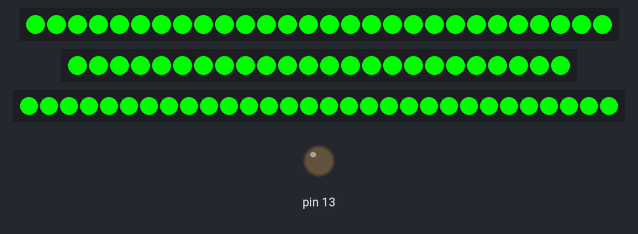
Bench run of a sketch on a simulated Arduino Uno, built with avr-gcc and run on an emulated ATmega328P. Parts: 28 RGB LEDs in strip order, left to right, 24 RGB LEDs in strip order, left to right, 30 RGB LEDs in strip order, left to right, output pins drawn as LEDs (lit = HIGH). Dim RGB values are drawn brighter than linear; random numbers use the default seed unless the sketch sets one.

Above: at 0.19 s.
At 3.01 s:
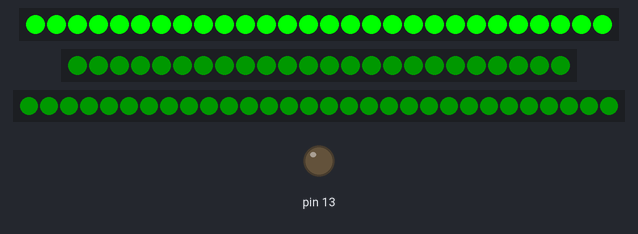

The sketch:

revealVideo.ino
```cpp
#include <Wire.h>
#include <Adafruit_NeoPixel.h>

#define PINA 5
#define PINB 6
#define PINC 7

Adafruit_NeoPixel driveStrip = Adafruit_NeoPixel(30, PINA, NEO_GRB + NEO_KHZ800); //Shows Drive State (omni, not omni)
Adafruit_NeoPixel stripA = Adafruit_NeoPixel(28, PINB, NEO_GRB + NEO_KHZ800); //Shows Shoot Cycle (rollers, hold ball, shoot ready, shooting)
Adafruit_NeoPixel stripC = Adafruit_NeoPixel(24, PINC, NEO_GRB + NEO_KHZ800); //Shows IR fieldpos and line detected

#include "utilities.h"
#include "animations.h"

Animation* animationDrive;
Animation* animationA;
Animation* animationC;


//The setup of most of the code
void setup()
{
	animationA = new Steady(stripA.Color(0,255,0),0,stripA);

	//animationA = new Pixelate(stripA.Color(0,255,0),stripA.Color(0,0,255),5,stripA);
	animationC = new FadePulse(stripC.Color(0,255,0),0,stripC);
	animationDrive = new FadePulse(driveStrip.Color(0,255,0),0,driveStrip);


	//animationA = new PixThree(stripA.Color(255,0,0),stripA.Color(255,255,255),stripA.Color(0,0,255),10,stripA);
	//animationC = new PixThree(stripC.Color(255,0,0),stripC.Color(255,255,255),stripC.Color(0,0,255),10,stripC);
	//animationDrive = new PixThree(driveStrip.Color(255,0,0),driveStrip.Color(255,255,255),driveStrip.Color(0,0,255),10,driveStrip);

	//animationC = new Pixelate(stripC.Color(0,255,0),stripC.Color(0,0,255),0,stripC);
	//animationDrive = new Pixelate(driveStrip.Color(0,255,0),driveStrip.Color(0,0,255),0,driveStrip);


	//animationA = new Rainbow(10,stripA);
	//nimationC = new Rainbow(10,stripC);
	//animationDrive = new Rainbow(10,driveStrip);


	pinMode(13,OUTPUT);
	pinMode(PINA,OUTPUT);
	pinMode(PINB,OUTPUT);
	pinMode(PINC,OUTPUT);

	stripA.begin();
	stripA.show();
	stripC.begin();
	stripC.show();
	driveStrip.begin();
	driveStrip.show();

}

void loop()
{
	delay(animationA->sleepTime);
	bool completed = animationA->update();
	delay(animationC->sleepTime);
	bool completedC = animationC->update();
	delay(animationDrive->sleepTime);
	bool completedD = animationDrive->update();
}
```

animations.h
```cpp
class Animation {
	public:
		virtual void setup() = 0;
		virtual bool update() = 0;
		int sleepTime;

};

class Bounce : public Animation
{
	 uint32_t color;
  int x;
  int width;
  int wt;
  bool reverse;
  Adafruit_NeoPixel& strip;
  int t;
  //Adafruit_NeoPixel stp;

public:
  Bounce(uint32_t c, int del, Adafruit_NeoPixel& stp): strip(stp), x(0), width(15), wt(12) {
    sleepTime = del;
    color = c;
    reverse = false;

  }

  void setup() {
    fillStrip(strip.Color(0,0,0),strip);
    strip.show();
  }

  bool update() {
    if(!reverse) {
      strip.setPixelColor(x, color);
      strip.setPixelColor(x-width, 0);
      x++;
      strip.show();
      if(x>= strip.numPixels()+15) reverse = true;
      //  Serial.print("FORWAD"); (strip.numPixels()+wt)
    }
    else { //second half of bounce
      strip.setPixelColor(x, color);
      strip.setPixelColor(x+width, 0);
      x--;
      //Serial.print(x);
      strip.show();
      if(x < -15) {
        return true;
      }
    }
    return false;
  }
};

class Pixelate : public Animation
{
	uint32_t c;
	uint32_t cc;
	Adafruit_NeoPixel& strip;
	int t;
public:
  Pixelate(uint32_t color, uint32_t colors, int del, Adafruit_NeoPixel& stp): strip(stp)
  {
    c=color;
	cc=colors;
    sleepTime=del;

  }

  void setup() {
    fillStrip(strip.Color(0,0,0),strip);
    strip.show();
  }

  bool update(){
    int picks=0;
    int pnum[strip.numPixels()];
    int px;

    while(picks<strip.numPixels())
    {

      bool isPicked = false;
      while(!isPicked)
      {
        px=random(0,strip.numPixels()+1);
        if(pnum[px]==1)
        {
          isPicked=true;
		  picks++;
          pnum[px]=0;
		  strip.setPixelColor(px,cc);
		  break;
        }
        if(pnum[px]!=1)
        {
          picks++;
          pnum[px]=1;
          isPicked=true;
		  strip.setPixelColor(px,c);
          break;
        }
      }

      strip.show();
      delay(sleepTime);
    }
    return true;
  }
};

class FadePulse : public Animation
{
  uint32_t c;
  int curBright;
  static const int amountStep = 4;
  bool forward;
  Adafruit_NeoPixel& strip;
  int t;

public:
  FadePulse(uint32_t color, uint8_t wait, Adafruit_NeoPixel& stp): strip(stp) {
    c = color;
    sleepTime = wait;
    forward = true;
    curBright = 250;

  }
  void setup() {
    fillStrip(strip.Color(0,0,0),strip);
    strip.show();
  }
  bool update() {

    fillStrip(c, curBright,strip);
    if(forward) {
      curBright += amountStep;
      if(curBright >= 255) {
        curBright = 255;
        forward = false;
      }
    }
    else {
      curBright -= amountStep;
      if(curBright <= 0) {
        forward = true;
        curBright = 0;
		return true;
      }
    }
	//i++;
    strip.show();
    return false;

  }
};

class Scanner : public Animation {
  uint32_t c;
  byte r;
  byte g;
  byte b;
   Adafruit_NeoPixel& strip;
  uint8_t pulseHead;
  int t;
public:
  Scanner(uint32_t co, uint8_t wait, Adafruit_NeoPixel& stp): strip(stp) {
    c=co;
    sleepTime=wait;
    pulseHead = 0;
    r= (byte)(c >> 16);
    g = (byte)(c >>  8);
    b = (byte) c;


  }
  void setup() {

  }
  bool update()
  {
      for(uint8_t i=0; i<strip.numPixels(); ++i) {
        uint8_t divisor = 0;
        uint8_t distance = abs(i - pulseHead);
        if      (distance <= 2) divisor = 1;
        else if (distance <= 4) divisor = 2;
        else if (distance <= 6) divisor = 4;
        else if (distance <= 8) divisor = 8;
        else divisor = 16;
        strip.setPixelColor(i, r/divisor, g/divisor, b/divisor);
      }
      pulseHead++;
      strip.show();
	  if(pulseHead>=strip.numPixels()+16)
	  {
		pulseHead=0;
	  }
    return pulseHead > strip.numPixels();
  }

};
class Rainbow : public Animation {

   uint16_t i, j;
   Adafruit_NeoPixel& strip;
   int t;

public:
  Rainbow(uint8_t wait, Adafruit_NeoPixel& stp): strip(stp)
  {
    sleepTime=wait;
  }

  void setup() {
    fillStrip(strip.Color(0,0,0),strip);
    strip.show();
  }

	bool update()
	{
	for(j=0; j<256; j++) {
		for(i=0; i<strip.numPixels(); i++) {
			strip.setPixelColor(i, Flag((i+j) & 255,strip));
		}
    strip.show();
    delay(sleepTime);
	}
	return true;
    }

};
class PixThree : public Animation {
  uint32_t r, w, b;
  Adafruit_NeoPixel& strip;
  int t;

public:
  PixThree(uint32_t red, uint32_t white, uint32_t blue,uint8_t wait, Adafruit_NeoPixel& stp): strip(stp)
  {
    sleepTime=wait;
	r=red;
	w=white;
	b=blue;


  }

  void setup() {
    fillStrip(strip.Color(0,0,0),strip);
    strip.show();
  }

	bool update()
	{
	int picks=0;
    int pnum[strip.numPixels()];
    int px;
    while(picks<strip.numPixels())
    {

      bool isPicked = false;
      while(!isPicked)
      {
        px=random(0,strip.numPixels()+1);
        if(pnum[px]==1)
        {
          isPicked=true;

          pnum[px]=0;
		  if(picks%3==0)strip.setPixelColor(px,r);
		  else if((picks-1)%3==0)strip.setPixelColor(px,w);
		  else strip.setPixelColor(px,b);
		  picks++;
		  break;
        }
        if(pnum[px]!=1)
        {
		if(picks%3==0)strip.setPixelColor(px,r);
		  else if((picks-1)%3==0)strip.setPixelColor(px,w);
		  else strip.setPixelColor(px,b);
          picks++;
          pnum[px]=1;
          isPicked=true;
          break;
        }
      }

      strip.show();
      delay(sleepTime);
    }
    return true;
    }
};
class Steady : public Animation {
  uint32_t c;
  Adafruit_NeoPixel& strip;
  int t;

public:
  Steady(uint32_t col, uint8_t wait, Adafruit_NeoPixel& stp): strip(stp)
  {
    c=col;
    sleepTime=wait;


  }

  void setup() {
    fillStrip(strip.Color(0,0,0),strip);
    strip.show();
  }

	bool update()
	{
	for(uint16_t i=0; i<strip.numPixels(); i++) {
      strip.setPixelColor(i, c);
	  strip.show();
    }
	return true;
    }

};
```

utilities.h
```cpp
uint32_t gradientColor(uint32_t colorFrom, uint32_t colorTo, byte fadeAmount, Adafruit_NeoPixel& strip) {

  uint8_t fromR = (uint8_t)(colorFrom >> 16);
  uint8_t fromG = (uint8_t)(colorFrom >>  8);
  uint8_t fromB = (uint8_t)colorFrom;
  uint8_t toR = (uint8_t)(colorTo >> 16);
  uint8_t toG = (uint8_t)(colorTo >>  8);
  uint8_t toB = (uint8_t)colorTo;
  return strip.Color(
    map(fadeAmount, 0, 255, fromR, toR),
    map(fadeAmount, 0, 255, fromG, toG),
    map(fadeAmount, 0, 255, fromB, toB)
  );

}

/* fill the strip with a certain brightness at a certain color */
void fillStrip(uint32_t c, uint8_t brightness, Adafruit_NeoPixel& strip) {

  uint8_t r = (uint8_t)(c >> 16);
  uint8_t g = (uint8_t)(c >>  8);
  uint8_t b = (uint8_t)c;
  for(uint16_t i=0; i<strip.numPixels(); i++) {
    strip.setPixelColor(i, (r * brightness / 255), (g * brightness / 255), (b * brightness / 255));
  }
  //
 // strip.show();
}

void fillStrip(uint32_t c, Adafruit_NeoPixel& strip) {

  fillStrip(c, 255, strip);
}

uint32_t Wheel(byte WheelPos, Adafruit_NeoPixel& strip) {

  if(WheelPos < 85) {
   return strip.Color(WheelPos * 3, 255 - WheelPos * 3, 0);
  } else if(WheelPos < 170) {
   WheelPos -= 85;
   return strip.Color(255 - WheelPos * 3, 0, WheelPos * 3);
  } else {
   WheelPos -= 170;
   return strip.Color(0, WheelPos * 3, 255 - WheelPos * 3);
  }
}

uint32_t Flag(byte WheelPos, Adafruit_NeoPixel& strip) {

  if(WheelPos < 85) {
   return strip.Color(WheelPos * 3, 0, 0);
  } else if(WheelPos < 170) {
   WheelPos -= 85;
   return strip.Color(255 - WheelPos * 3, 255 - WheelPos * 3, 255 - WheelPos * 3);
  } else {
   WheelPos -= 170;
   return strip.Color(0, 0, 255 - WheelPos * 3);
  }
}
```

Measured:
- by itself, everything shown: repeats every 5.0 s, in 16 steps
